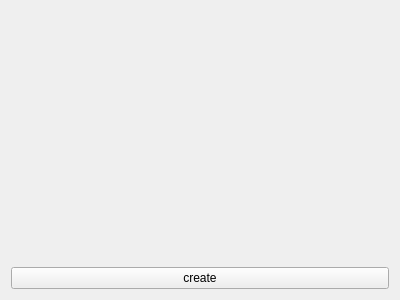
<?xml version="1.0" encoding="UTF-8"?>
<ui version="4.0">
 <class>freqPlot</class>
 <widget class="QWidget" name="freqPlot">
  <property name="geometry">
   <rect>
    <x>0</x>
    <y>0</y>
    <width>400</width>
    <height>300</height>
   </rect>
  </property>
  <property name="windowTitle">
   <string>Form</string>
  </property>
  <layout class="QGridLayout" name="gridLayout">
   <item row="0" column="0">
    <widget class="QCustomPlot" name="freqCustomPlot" native="true"/>
   </item>
   <item row="1" column="0">
    <widget class="QPushButton" name="pushButton">
     <property name="text">
      <string>create</string>
     </property>
    </widget>
   </item>
  </layout>
 </widget>
 <customwidgets>
  <customwidget>
   <class>QCustomPlot</class>
   <extends>QWidget</extends>
   <header location="global">qcustomplot.h</header>
   <container>1</container>
  </customwidget>
 </customwidgets>
 <resources/>
 <connections/>
</ui>
